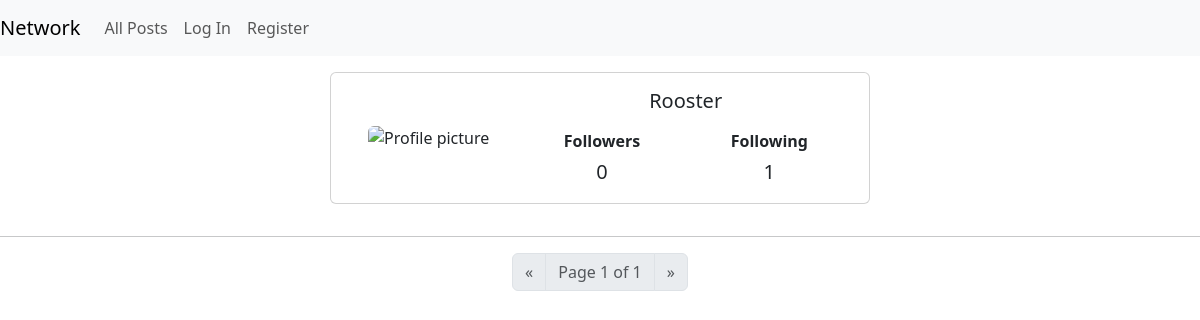
/profile/rooster, run on an earlier commit of the app's database.
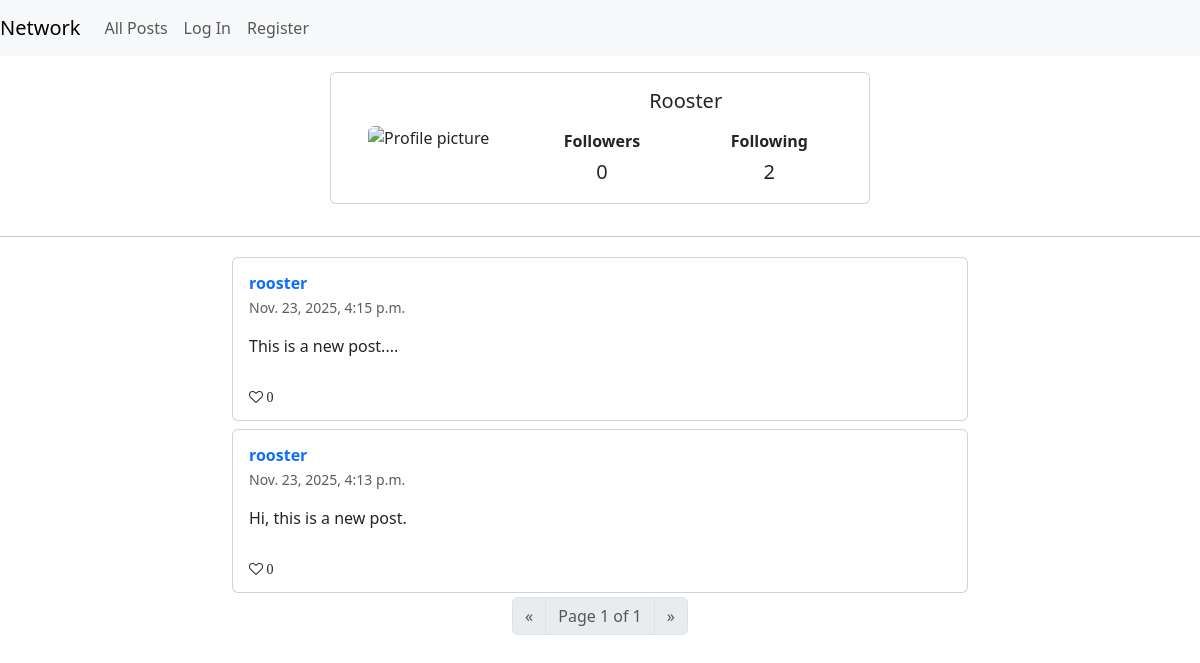
And on a later commit of the database.
### network/models.py (models this page shows, shortened)
class Posts(models.Model):
    creator = models.ForeignKey(User, on_delete=models.CASCADE)
    message = models.TextField()
    created_at = models.DateTimeField(auto_now_add=True)
    likes = models.ManyToManyField(User, related_name="liked_posts", blank=True)

class User(AbstractUser):
    pass

### network/views.py (the view)
# urls.py: path("profile/<str:username>", views.profile, name="profile"),
def profile(request, username):
    if not User.objects.filter(username__iexact=username).exists():
        return redirect("index")
    else:
        user = User.objects.get(username__iexact=username)
        followers = user.followers_rel.count()
        following = user.following_rel.count()
        posts = Posts.objects.filter(creator__username__iexact=username).order_by('-created_at')
        paginator = Paginator(posts, 10)
        page_number = request.GET.get('page')
        page_obj = paginator.get_page(page_number)
        own_profile = False
        if request.user.username.casefold() == username.casefold():
            own_profile = True
        is_follower = False
        if request.user.is_authenticated:
            is_follower = Follow.objects.filter(follower=request.user, following=user).exists()
        else:
            is_follower = False
        return render(request, "network/profile.html",{
            "posts": page_obj,
            "own_profile": own_profile,
            "profile_name": username.capitalize(),
            "follower": followers,
            "following": following,
            "follow_flag": is_follower,
        })

### network/templates/network/profile.html (shortened to what the changed rows need)
{% extends "network/layout.html" %}
{% block body %}
<div class="row d-flex justify-content-center mt-3">
    <div class="card mb-3" style="max-width: 540px;">
        <div class="row g-0">
            <div class="col-md-8">
                <div class="card-body">
                    <div class="row text-center">
                        <div class="col-6">
                            <p class="mb-1 fw-semibold">Following</p>
                            <p class="fs-5 mb-0" id="following_count">{{following}}</p>
                        </div>
                    </div>
                </div>
            </div>
        </div>
    </div>
</div>
    <div id="posts-container">
    {% for post in posts %}
        <div class="container py-1">
            <div class="row d-flex justify-content-center">
                <div class="col-md-12 col-lg-10 col-xl-8">
                    <div class="card" data-postid="{{post.id}}">
                        <div class="card-body">
                            <div class="d-flex flex-start align-items-center">
                                <div>
                                    <h6 class="fw-bold text-primary mb-1">{{post.creator}}</h6>
                                    <p class="text-muted small mb-0">
                                    {{post.created_at}}
                                    </p>
                                </div>
                            </div>
                            <p class="mt-3 mb-4 pb-2">
                                {{post.message}}
                            </p>
                            <div class="d-flex justify-content-between align-items-center small">
                                {% if request.user in post.likes.all %}
                                    <i class="fa fa-heart" aria-hidden="true"> {{post.likes.count}}</i>
                                {% elif not request.user in post.likes.all %}
                                    <i class="fa fa-heart-o" aria-hidden="true"> {{post.likes.count}}</i>
                                {% endif %}
                            </div>
                        </div>
                    </div>
                </div>
            </div>
        </div>
    {% endfor %}
    </div>
{% endblock %}

What changed in the data, as far as the page shows it:
added Posts: creator "rooster", created_at "Nov. 23, 2025, 4:15 p.m.", message "This is a new post....", likes.count "0"
added Posts: creator "rooster", created_at "Nov. 23, 2025, 4:13 p.m.", message "Hi, this is a new post.", likes.count "0"
Also different on the page:
{{ following }}: "1" → "2"
